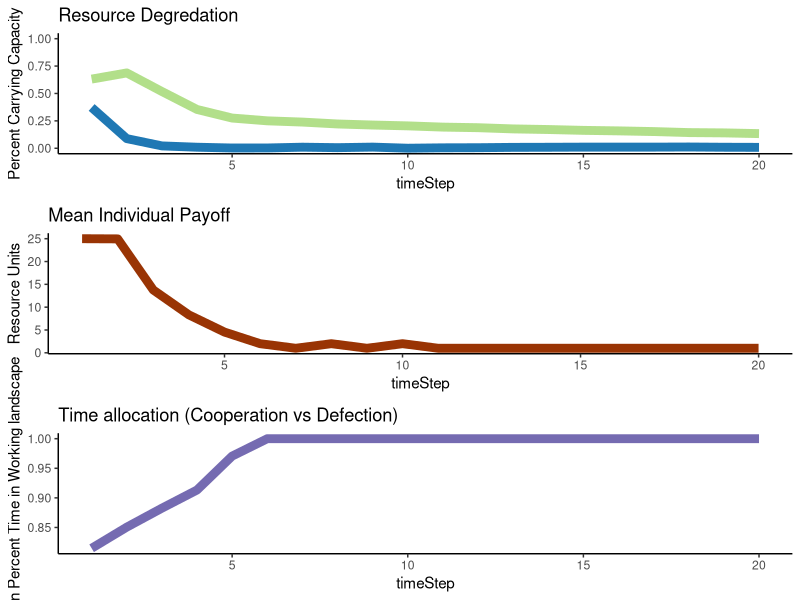

Write the R code that produced this figure.
library(ggplot2)

abm<-function(#Specified parameters
  Individuals=100, #number of total resource users in a population
  
  TotalCarryingCapacity=10000, #total available resource units
  
  StartPercCarryingCapacity = 0.7, #amount of resources available in the landscape at the start in proportion to CC
  
  PercProtected=0.3, #percent of the total resource that's in a protected area
  
  CoopPercStart=0.9, #percent of individuals who start by following the rules at t0
  
  LearningStrategy = "Success Bias", #options are Success Bias & Conformist
  
  TimeSteps=20,
  ResourceRegenerationPerTimeStep=1.15,
  harvestMax=25,
  ProbOfMobility=0.2){
  
  ## Set parameters
  PercWorking= 1-PercProtected #percent of resource in a working landscape
  TotalCCResourceProtected=PercProtected*TotalCarryingCapacity #total resource units in carrying capacity of protected area
  TotalCCResourceWorking=PercWorking*TotalCarryingCapacity #total resource units in carrying capacity of working area
  StartResourceWorking = TotalCCResourceWorking*StartPercCarryingCapacity #number of resources in the working landscape starting
  StartResourceProtected = TotalCCResourceProtected*StartPercCarryingCapacity #number of resources in the protected landscape starting
  CoopNumStart= as.integer(CoopPercStart*Individuals) #number of individuals cooperating fully at t0
  DefNumStart= Individuals - CoopNumStart#number of individuals defecting at t0
  PercTimeProtected = c(rep(0,CoopNumStart),rbeta(DefNumStart,1,2)) #percent of their foraging time each indv spends in the PA
  PercTimeWorking = (1-PercTimeProtected)#percent of their foraging time each indv spends in the working landscape
  
  agents<-data.frame(PercTimeProtected,
                     PercTimeWorking,
                     PayoffProtectedLastTime = rep(NA,Individuals),
                     PayoffWorkingLastTime= rep(NA,Individuals))   #dataframe to be filled with initial payoffs
  
  ProtectPerDefect<-as.integer(StartResourceProtected/DefNumStart) #protected area resources per each individual harvesting there
  WorkingPerTotal<-as.integer(StartResourceWorking/Individuals) #working landscape resources per individual
  
  for ( i in 1:nrow(agents)){  #fill the starting df percent payoff from the protected landscape is a function of the amount 
    agent2<-agents[i,]   #of resources there per individual searching there, and a random draw with a chance of success equal to time spent
    agents[i,4]<-rbinom(1,WorkingPerTotal,agent2$PercTimeWorking)
    agents[i,4]<-ifelse(agents[i,4]>=harvestMax,harvestMax,agents[i,4])
    agents[i,3]<- ifelse(agents[i,4]< harvestMax,rbinom(1,ProtectPerDefect,agent2$PercTimeProtected),0) #if they didnt get the max harvest, then 
    agents[i,3]<-ifelse(agents[i,3]>harvestMax-agents[i,4],harvestMax-agents[i,4],agents[i,3])
  } #see what they get from the working landscape first
  
  
  
  agents$PayoffTotalLastTime<- agents$PayoffProtectedLastTime + agents$PayoffWorkingLastTime #total payoff is the sum of what they get from both areas
  
  
  output<-data.frame(timeStep = 1:TimeSteps, #create df to fill with the outputs from each time step
                     meanTimeProtect = rep(NA,TimeSteps),
                     meanTimeWorking = rep(NA,TimeSteps),
                     NumResourcesProtect = rep(NA,TimeSteps),
                     percCCProtect = rep(NA,TimeSteps),
                     NumResourcesWorking = rep(NA,TimeSteps),
                     percCCWorking = rep(NA,TimeSteps),
                     meanPayoff = rep(NA,TimeSteps))
  
  output$meanTimeProtect[1] <- mean(agents$PercTimeProtected)  #fill it with the outouts from time 1
  output$meanTimeWorking[1]  <- mean(agents$PercTimeWorking) 
  output$NumResourcesProtect[1] <- StartResourceProtected-sum(agents$PayoffProtectedLastTime) 
  output$NumResourcesWorking[1] <- StartResourceWorking-sum(agents$PayoffWorkingLastTime) 
  output$percCCProtect[1]  <- output$NumResourcesProtect[1]/TotalCCResourceProtected
  output$percCCWorking[1]  <- output$NumResourcesWorking[1]/TotalCCResourceWorking
  output$meanPayoff[1]  <- mean(agents$PayoffTotalLastTime) 
  
  
  
  for (t in 2:TimeSteps){  #run the abm for all o fthe time steps
    
    #choose new strategy  
    
    LastTimeAgents<-agents  #save the agents from the pervious time to a new df
    
    LastTimePercTimeProtected<-LastTimeAgents$PercTimeProtected  #pull out the previous pretected foraging times as vector
    LastTimePercWorking<-LastTimeAgents$PercTimeWorking  #pull out the previous working foraging times as vector
    
    PercTimeProtected<-rep(NA,length(PercTimeProtected))  #nullify the previous perc time protected vector so we can fill it later and be confident the values changed
    
    if(LearningStrategy == "Success Bias"){ 
      for (j in 1:nrow(LastTimeAgents)){  
        ThisAgent<-LastTimeAgents[j,]      #modify the foraging strategy of each agent individually
        OtherAgents<-LastTimeAgents[-j,]   #dataframe of ther agents for them to copy from
        ThisAgentPayoff<-ThisAgent$PayoffTotalLastTime   #payoff last time period for this agent
        OtherAgentSpecific<-OtherAgents[sample(nrow(OtherAgents),1),] #choose a specific agent for them to get paired up with
        OtherAgentPayoff<-OtherAgentSpecific$PayoffTotalLastTime  #Payoff the other agent recieved
        OtherAgentPercProtect<-OtherAgentSpecific$PercTimeProtected #strategy of other agent
        ThisAgentPercProtect<-ThisAgent$PercTimeProtected  #strategy of this agent
        
        PercTimeProtected[j]<-ifelse(ThisAgentPayoff >=OtherAgentPayoff,ThisAgent$PercTimeProtected,
                                     (ThisAgentPercProtect+((OtherAgentPercProtect-ThisAgentPercProtect)/2))) #vector of new strategies
        
        #if this agent did better than the randomly selected agent then they keep their strategy
        #if they did worse thnan they modify their strategy to be the difference between their previou sstrategy and the randomly selected agent
        
      }}
    #if(LearningStrategy == "Conformist"){
     # for (j in 1:nrow(LastTimeAgents)){  
      #  ThisAgent<-LastTimeAgents[j,]      #Pull out each specific agent
       # OtherAgents<-LastTimeAgents[-j,]   #dataframe of ther agents for them to copy from
        #OtherAgentsSample<-OtherAgents[c(sample(1:nrow(OtherAgents),5)),] #haphazardly chose 5 here...look into lit to find good number!!!
        #OtherAgentsPercProtect<-mean(OtherAgentsSample$PercTimeProtected )# mean strategy of other agents
        #ThisAgentPercProtect<-ThisAgent$PercTimeProtected  #strategy of this agent
        
        #PercTimeProtected[j]<-(ThisAgentPercProtect+((OtherAgentsPercProtect-ThisAgentPercProtect)/2)) #vector of new strategies
      #}}
    
    if(LearningStrategy == "Conformist"){
      for (j in 1:nrow(LastTimeAgents)){  
        ThisAgent<-LastTimeAgents[j,]      #Pull out each specific agent
        OtherAgents<-LastTimeAgents[-j,]   #dataframe of ther agents for them to copy from
        OtherAgentsSample<-OtherAgents[c(sample(1:nrow(OtherAgents),5)),] #haphazardly chose 5 here...look into lit to find good number!!!
        ThisAgentPercProtect<-ThisAgent$PercTimeProtected
        if(length(which(OtherAgentsSample$PercTimeProtected>0.0))>2 & ThisAgentPercProtect ==0.0){PercTimeProtected[j]<-rbeta(1,1,2)}
        if(length(which(OtherAgentsSample$PercTimeProtected>0.0))>2 & ThisAgentPercProtect >0.0){PercTimeProtected[j]<-ThisAgentPercProtect}
        if(length(which(OtherAgentsSample$PercTimeProtected==0.0))>2){PercTimeProtected[j]<-0.0}
    }}
    
    
    
    PercTimeWorking<- 1-PercTimeProtected   #time foraging in the working landscape
    
    
    agents<-data.frame(PercTimeProtected,   #new agent dataframe to fill
                       PercTimeWorking,
                       PayoffProtectedLastTime = rep(NA,Individuals),
                       PayoffWorkingLastTime= rep(NA,Individuals)) 
    
    
    #New resource pools to pull from
    #make sure they dont regenerate past their carrying capacity
    
    NewProtectedResourcesTotal<-round(output$NumResourcesProtect[t-1] * ResourceRegenerationPerTimeStep,digits=0)
    NewProtectedResourcesTotal<-ifelse(NewProtectedResourcesTotal<=  TotalCCResourceProtected,NewProtectedResourcesTotal, TotalCCResourceProtected)
    NewWorkingResourcesTotal<-round(output$NumResourcesWorking[t-1] * ResourceRegenerationPerTimeStep,digits=0)
    NewWorkingResourcesTotal<-ifelse(NewWorkingResourcesTotal<=TotalCCResourceWorking,NewWorkingResourcesTotal,TotalCCResourceWorking)
    
    ##Resource mobility
    LeaveWorking<-rbinom(1,NewWorkingResourcesTotal,ProbOfMobility) #number of resources which leave the protected area
    LeaveProtected<-rbinom(1,NewProtectedResourcesTotal,ProbOfMobility)#number of resources which leave the working area
    
    #do the accounting on entering vs leaving individuals
    NewWorkingResourcesTotal<-NewWorkingResourcesTotal-LeaveWorking+LeaveProtected
    NewProtectedResourcesTotal<-NewProtectedResourcesTotal-LeaveProtected+LeaveWorking
    
    #Make sure they dont go over the CC again
    NewWorkingResourcesTotal<-ifelse(NewWorkingResourcesTotal<=TotalCCResourceWorking,NewWorkingResourcesTotal,TotalCCResourceWorking)
    NewProtectedResourcesTotal<-ifelse(NewProtectedResourcesTotal<=  TotalCCResourceProtected,NewProtectedResourcesTotal, TotalCCResourceProtected)
    
    
    ##calculate available resources per individual
    if(nrow(agents[agents$PercTimeProtected>0,])==0){ProtectPerDefect<-NewProtectedResourcesTotal}
    if(nrow(agents[agents$PercTimeProtected>0,])!=0){ProtectPerDefect<-as.integer(NewProtectedResourcesTotal/nrow(agents[agents$PercTimeProtected>0,]))}
    WorkingPerTotal<-as.integer(NewWorkingResourcesTotal/Individuals)
    
    
    for ( i in 1:nrow(agents)){  #fill the starting df percent payoff from the protected landscape is a function of the amount 
      agent2<-agents[i,]   #of resources there per individual searching there, and a random draw with a chance of success equal to time spent
      agents[i,4]<-rbinom(1,WorkingPerTotal,agent2$PercTimeWorking)
      agents[i,4]<-ifelse(agents[i,4]>=harvestMax,harvestMax,agents[i,4])
      agents[i,3]<- ifelse(agents[i,4]< harvestMax,rbinom(1,ProtectPerDefect,agent2$PercTimeProtected),0) #if they didnt get the max harvest, then 
      agents[i,3]<-ifelse(agents[i,3]>harvestMax-agents[i,4],harvestMax-agents[i,4],agents[i,3])
    } #see what they get from the working landscape first
    
    
    
    agents$PayoffTotalLastTime<- agents$PayoffProtectedLastTime + agents$PayoffWorkingLastTime #total payoff is the sum of what they get from both areas
    
    output$meanTimeProtect[t] <- mean(agents$PercTimeProtected)  #fill it with the outouts from time 1
    output$meanTimeWorking[t]  <- mean(agents$PercTimeWorking) 
    output$NumResourcesProtect[t] <- NewProtectedResourcesTotal-sum(agents$PayoffProtectedLastTime) 
    output$NumResourcesWorking[t]  <- NewWorkingResourcesTotal-sum(agents$PayoffWorkingLastTime)
    output$percCCProtect[t]  <- output$NumResourcesProtect[t]/TotalCCResourceProtected
    output$percCCWorking[t]  <- output$NumResourcesWorking[t]/TotalCCResourceWorking
    output$meanPayoff[t]  <- mean(agents$PayoffTotalLastTime)
    
  }
  
  
  p1<-ggplot(data=output,aes(x=timeStep))+
    geom_line(aes(y=percCCProtect),size=3,color="#b2df8a")+
    geom_line(aes(y=percCCWorking),size=3,color="#1f78b4")+
    ylim(0, 1.0)+theme_classic()+ylab("Percent Carrying Capacity")+
    scale_colour_manual(name = 'Area', 
                        values =c('#b2df8a'='#b2df8a','#1f78b4'='#1f78b4'), labels = c('Protected Area','Working Landscape'))+
    ggtitle("Resource Degredation")
  
  
  p2<-ggplot(data=output,aes(x=timeStep))+
    geom_line(aes(y=meanPayoff),size=3,color="#993404")+
    theme_classic()+ylab("Resource Units")+
    ggtitle("Mean Individual Payoff")
  
  p3<-ggplot(data=output,aes(x=timeStep))+
    geom_line(aes(y=meanTimeWorking),size=3,color="#756bb1")+
    theme_classic()+ylab("Mean Percent Time in Working landscape")+
    ggtitle("Time allocation (Cooperation vs Defection)")
  
  x<-gridExtra::grid.arrange(p1,p2,p3,ncol=1)
  
  
  return(output) 
}



abm(LearningStrategy = "Conformist",CoopPercStart=0.5)
